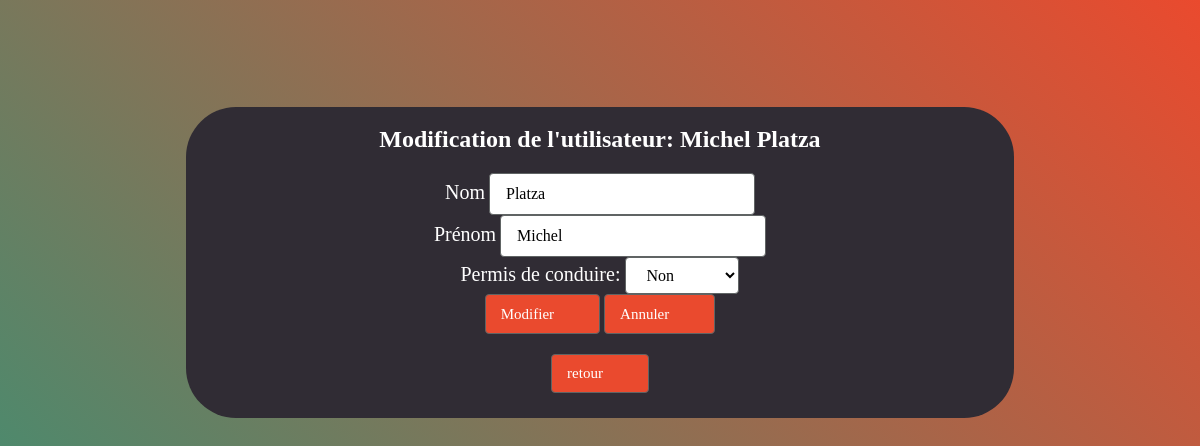
/BackOffice/BackUtilisateur/modifierForm.php?id=1 (signed in), run on the app's committed database.
### tables this page shows
CREATE TABLE `utilisateur` (
  `idUser` int(11) NOT NULL,
  `nom` varchar(50) NOT NULL,
  `prenom` varchar(50) NOT NULL,
  `psw` varchar(255) DEFAULT NULL,
  `aPermis` tinyint(1) DEFAULT NULL,
  `nomUser` varchar(50) NOT NULL
);

### BackOffice/BackUtilisateur/modifierForm.php (the view, shortened to what this page needs)
<!DOCTYPE html>
<html lang="en">
<head>
    <link rel="stylesheet" href="../../css/styleForm.css">
</head>
<body>
    <div class="box">
<?php
require_once "../../php/connection.php";
$sqlUser=$connection ->prepare('SELECT * FROM utilisateur WHERE idUser = :id');
$sqlUser->bindParam(":id", $_REQUEST['id']);
$sqlUser->execute();
$ligneUser = $sqlUser->fetchall();
foreach($ligneUser as $user){
    ?>
    <h2 class="center">Modification de l'utilisateur: <?php echo $user['prenom']." ". $user['nom'] ?></h2>
    <form action="modifier.php" method="get">
        <div class="container">
            <div>
                <label for="">Nom</label>
                <input class="input" type="text" name="nom" value="<?php echo $user['nom']; ?>" required>
            </div>
            <div>
                <label for="">Prénom</label>
                <input class="input" type="text" name="prenom" value="<?php echo $user['prenom']; ?>">
            </div>
            <div>
                <label for="">Permis de conduire: </label>
                <select name="aPermis" id="">
                    <?php
                    if($user['aPermis']=='0'){
                        echo'<option value="0" selected>Non</option>';
                    }else{
                        echo'<option value="0">Non</option>';
                        echo'<option value="1" selected>Oui</option>';
                    }
                    ?>
                </select>
            </div>
            <div>
            <button class="btn" type="submit">Modifier</button>
            <button class="btn" type="reset">Annuler</button>
            </div>
        </div>
    </form>
    <a href="listeUtilisateur.php"><button class="btn">retour</button></a>
    <?php
}
?>
    </div>
</body>
</html>

### css/styleForm.css (style rules this page uses)
body { background: rgb(34,155,126); background: linear-gradient(45deg, rgba(34,155,126,1) 0%, rgba(234,74,46,1) 100%); background-repeat: no-repeat; height: 100vh; overflow: hidden; }
.box { margin: auto; background: #302c34; border-radius: 50px; display: flex; width: 70%; flex-flow: column wrap; justify-content: center; align-items: center; padding-bottom: 25px; align-content: center; flex-direction: column; margin-top: 9%; }
.btn { background-color: #ea4a2e; border: thin solid #606464; border-radius: 4px; display: inline-block; font: inherit; line-height: 1.5em; padding: 0.5em 3em 0.5em 1em; color: white; font-size: 15px; }
.input { background-color: #ffffff; border: thin solid #606464; border-radius: 4px; display: inline-block; font: inherit; line-height: 1.5em; padding: 0.5em 3em 0.5em 1em; }
select { background-color: #ffffff; border: thin solid #606464; border-radius: 4px; display: inline-block; font: inherit; line-height: 1.5em; padding: 0.5em 3em 0.5em 1em; }
label { color: white; font-size: 20px; }
.container { padding-bottom: 20px; display: flex; flex-flow: column wrap; align-items: center; }
.center { color: #ffffff; }

### data on the page
utilisateur: prenom "Michel", nom "Platza", aPermis "Non"
